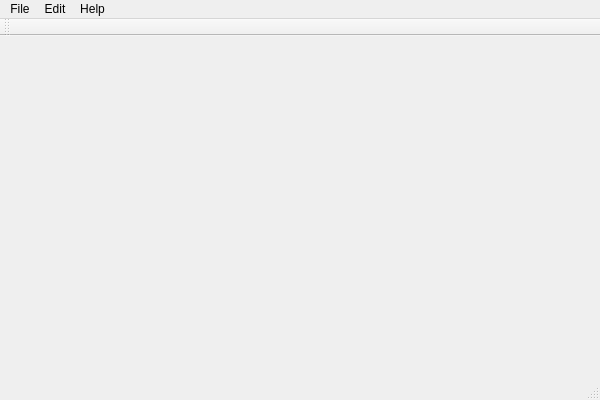
<?xml version="1.0" encoding="utf-8"?>
<ui version="4.0">
 <class>MindMapWindowClass</class>
 <widget class="QMainWindow" name="MindMapWindowClass">
  <property name="geometry">
   <rect>
    <x>0</x>
    <y>0</y>
    <width>600</width>
    <height>400</height>
   </rect>
  </property>
  <property name="windowTitle">
   <string>MindMapWindow</string>
  </property>
  <widget class="QWidget" name="centralWidget"/>
  <widget class="QMenuBar" name="menuBar">
   <property name="geometry">
    <rect>
     <x>0</x>
     <y>0</y>
     <width>600</width>
     <height>21</height>
    </rect>
   </property>
   <widget class="QMenu" name="menuFile">
    <property name="title">
     <string>File</string>
    </property>
    <addaction name="actionCreate_a_new_mind_map"/>
    <addaction name="actionOpen_a_mind_map"/>
    <addaction name="actionSave_a_mind_map"/>
   </widget>
   <widget class="QMenu" name="menuEdit">
    <property name="title">
     <string>Edit</string>
    </property>
    <addaction name="action_Edit"/>
    <addaction name="action_Delete"/>
    <addaction name="actionInsert_a_Child"/>
    <addaction name="actionInsert_a_Sibling"/>
    <addaction name="actionInsert_a_Parent"/>
   </widget>
   <widget class="QMenu" name="menuHelp">
    <property name="title">
     <string>Help</string>
    </property>
    <addaction name="actionAbout"/>
   </widget>
   <addaction name="menuFile"/>
   <addaction name="menuEdit"/>
   <addaction name="menuHelp"/>
  </widget>
  <widget class="QToolBar" name="mainToolBar">
   <attribute name="toolBarArea">
    <enum>TopToolBarArea</enum>
   </attribute>
   <attribute name="toolBarBreak">
    <bool>false</bool>
   </attribute>
  </widget>
  <widget class="QStatusBar" name="statusBar"/>
  <action name="actionCreate_a_new_mind_map">
   <property name="text">
    <string>Create a new mind map</string>
   </property>
  </action>
  <action name="actionOpen_a_mind_map">
   <property name="text">
    <string>Open a mind map</string>
   </property>
  </action>
  <action name="actionSave_a_mind_map">
   <property name="text">
    <string>Save a mind map</string>
   </property>
  </action>
  <action name="action_Edit">
   <property name="text">
    <string>&amp;Edit</string>
   </property>
  </action>
  <action name="action_Delete">
   <property name="text">
    <string>&amp;Delete</string>
   </property>
  </action>
  <action name="actionInsert_a_Child">
   <property name="text">
    <string>Insert a &amp;Child</string>
   </property>
  </action>
  <action name="actionInsert_a_Sibling">
   <property name="text">
    <string>Insert a &amp;Sibling</string>
   </property>
  </action>
  <action name="actionInsert_a_Parent">
   <property name="text">
    <string>Insert a &amp;Parent</string>
   </property>
  </action>
  <action name="actionAbout">
   <property name="text">
    <string>About</string>
   </property>
  </action>
 </widget>
 <layoutdefault spacing="6" margin="11"/>
 <resources>
  <include location="mind_map_window.qrc"/>
 </resources>
 <connections/>
</ui>
